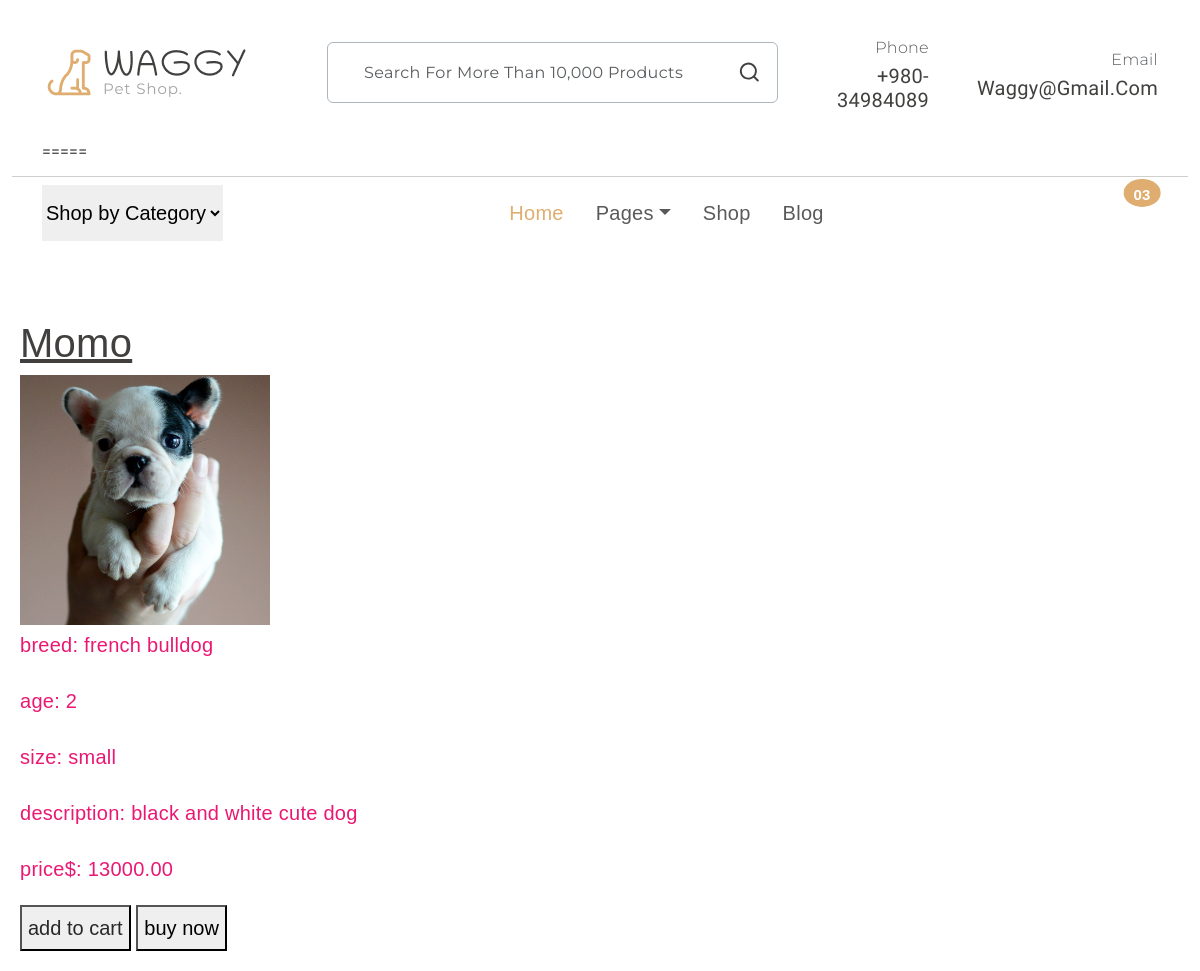
/detailes/8/, run on the app's committed database.
### shop/models.py (models this page shows, shortened)
class Pet(models.Model):
    CATEGORY = models.ForeignKey(PetCategory, on_delete=models.CASCADE)
    name = models.CharField(max_length=100)
    image = models.ImageField(upload_to='pet_images/',default='pet_images/default.jpg')
    description = models.TextField()
    breed = models.CharField(max_length=100)
    price = models.DecimalField(max_digits=10, decimal_places=2)
    age = models.PositiveIntegerField()
    size = models.CharField(max_length=50)

### shop/views.py (the view)
# urls.py: path('detailes/<int:p_id>/',views.detailes1,name='detailes'),
def detailes1(request,p_id):
    pet = Pet.objects.get(id=p_id)
    return render(request,"detailes.html", {"pet": pet})

### templates/detailes.html (shortened to what this page needs)
{% extends 'base.html' %}
{% block content %}
<div style="color: rgb(234, 24, 115); font-size: 20px; font-family: 'Lucida Sans', 'Lucida Sans Regular', 'Lucida Grande', 'Lucida Sans Unicode', Geneva, Verdana, sans-serif; margin-top: 50px; padding: 20px; border-radius: 5px;">
<h1 style="font-family: 'Lucida Sans', 'Lucida Sans Regular', 'Lucida Grande', 'Lucida Sans Unicode', Geneva, Verdana, sans-serif;"><u>{{pet.name}}</u></h1>
<img src="{{ pet.image.url }}" alt="" style="width: 250px; height: 250px; object-fit: cover;">
<p>breed: {{pet.breed}}</p>
<p>age: {{ pet.age }}</p>
<p>size: {{ pet.size}}</p>
<p>description: {{ pet.description }}</p>
<p>price$: {{ pet.price }}</p>
<button><a href="{% url 'add_to_cart' pet.id %}">add to cart</a></button>
<button>buy now</button>
</div>
{% endblock %}

### static/style.css (style rules this page uses)
:root { --header-height: 160px; --header-height-min: 80px; }
:root { --accent-color: #DEAD6F; --dark-color: #222222; --light-dark-color: #727272; --light-color: #fff; --grey-color: #dbdbdb; --light-grey-color: #fafafa; --primary-color: #6995B1; --light-primary-color: #eef1f3; }
:root { --body-font: 'Chilanka', cursive; --heading-font: 'Chilanka', cursive; --secondary-font: 'Montserrat', sans-serif; }
body { --bs-link-color: #333; --bs-link-hover-color: #333; --bs-link-color-rgb: 40, 40, 40; --bs-link-hover-color-rgb: 0, 0, 0; --bs-light-rgb: 248, 248, 248; --bs-font-sans-serif: 'Chilanka', cursive; --bs-body-font-family: var(--bs-font-sans-serif); --bs-body-font-size: 1rem; --bs-body-font-weight: 400; --bs-body-line-height: 2; --bs-body-color: #41403E; --bs-primary: #DEAD6F; --bs-primary-rgb: 222, 173, 111; --bs-primary-bg-subtle: #FFF9EB; --bs-border-color: #F7F7F7; --bs-secondary-rgb: 230, 243, 251; --bs-success-rgb: 238, 245, 228; --bs-danger-rgb: 249, 235, 231; --bs-warning-rgb: 255, 249, 235; --bs-info-rgb: 230, 243, 250; }
body { letter-spacing: 0.01625rem; }
h1, h2, h3, h4, h5, h6 { font-family: var(--heading-font); color: var(--bs-body-color); font-weight: 400; text-transform: capitalize; }
a { text-decoration: none; }

### data on the page
Pet: name "Momo", image (picture), breed "french bulldog", age "2", size "small", description "black and white cute dog", price "13000.00"
